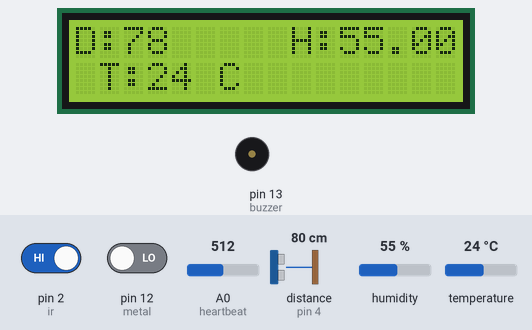
This sketch was run on a simulated Arduino Uno, built with avr-gcc and run on an emulated ATmega328P. Parts: 16×2 character LCD, buzzer (waves = sounding, pin HIGH). Wiring (inferred from the names in the program): ultrasonic range finder: trigger pin 3; echo pin 4. The test bench sets the inputs (shaded band); at power-on: distance to the obstacle (sensor on pin 4) 80 cm, temperature 24 °C, pin 2 (ir) HIGH, pin 12 (metal) LOW, A0 (heartbeat) = 512, humidity 55 %. The echo pulse lasts 58.3 µs per cm; random numbers use the default seed unless the sketch sets one; pins used as bus, display or sensor lines are not drawn; what the sketch prints to the serial monitor is not drawn.

Above: at 4.2 s.
4.3 s: distance to the obstacle (sensor on pin 4) set to 17 cm
At 8.0 s:
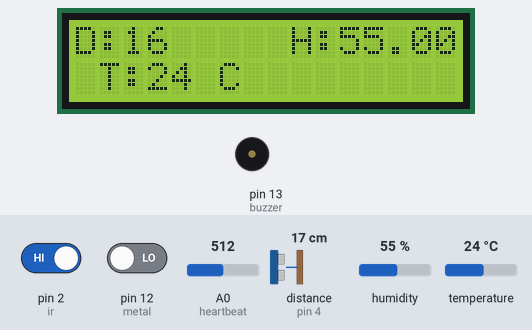
9.1 s: distance to the obstacle (sensor on pin 4) set to 13 cm
At 13.1 s:
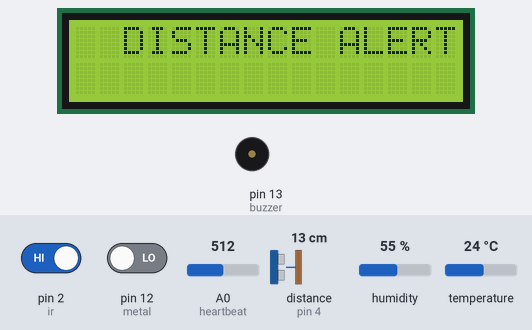
13.9 s: distance to the obstacle (sensor on pin 4) set to 18 cm
At 17.6 s:
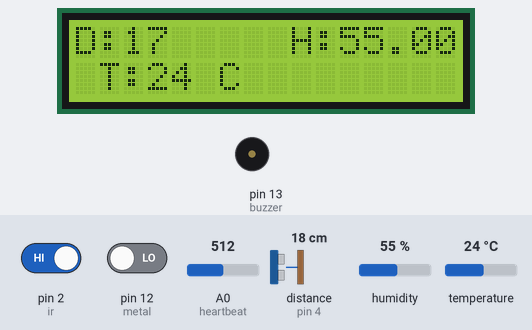
18.7 s: temperature set to 37 °C
At 21.8 s:
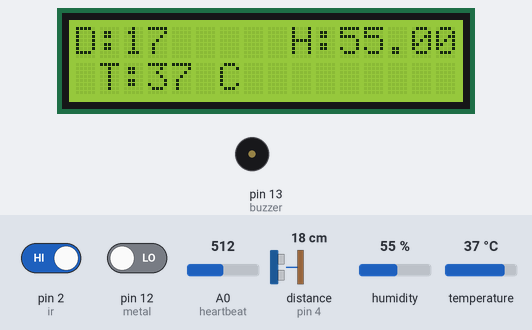
23.5 s: temperature set to 40 °C
At 26.9 s:
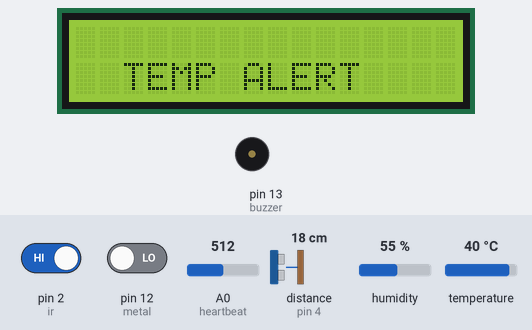
28.3 s: temperature set to 12 °C
At 30.2 s:
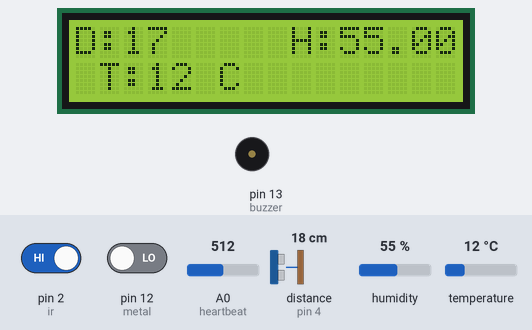
Timing chart, 0 to 31.7 s (numbered marks = the images above; inputs shaded):
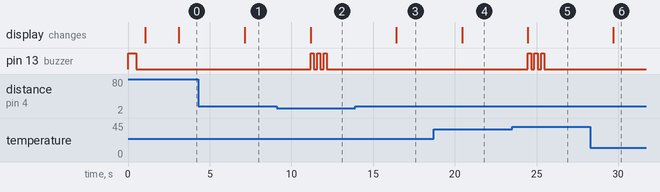

The sketch:

soldier.ino
```cpp
#include <dht.h>
#include <dht.h>  // Include library
#define temp_sensor A2  // Defines pin number to which the sensor is connected
#define heartbeat A0
dht DHT;      // Creates a DHT object

#include <SoftwareSerial.h>
SoftwareSerial mySerial(18, 19);
#include <LiquidCrystal.h>
const int rs = 6, en = 5, d4 = 7, d5 = 8, d6 = 9, d7 = 10;
LiquidCrystal lcd(rs, en, d4, d5, d6, d7);
int heartbeat1;
const int trigPin = 3;
const int echoPin = 4;
long duration;
int distance;
int motion =0;
void setup() {
   Serial.begin(115200);
   mySerial.begin(115200);
   pinMode(trigPin, OUTPUT);
   pinMode(echoPin, INPUT);
   pinMode(2,INPUT);//ir
   attachInterrupt(digitalPinToInterrupt(2), change, LOW);
   pinMode(12,INPUT);//metal
   pinMode(13,OUTPUT);//buzzer
   digitalWrite(13,HIGH);delay(500);
   digitalWrite(13,LOW);delay(500);

   lcd.begin(16, 2);
   lcd.setCursor(0, 0);
   lcd.print("Soldier Tracking");
   lcd.setCursor(1, 1);
   lcd.print("&Health System");
   delay(2000);
}

void loop() {

   digitalWrite(trigPin, LOW);
   delayMicroseconds(2);
   digitalWrite(trigPin, HIGH);
   delayMicroseconds(10);
   digitalWrite(trigPin, LOW);
   duration = pulseIn(echoPin, HIGH);
   distance = duration * 0.034 / 2;

  int readData = DHT.read11(temp_sensor);
  int temp = DHT.temperature;  // Read temperature
  float h = DHT.humidity;   // Read humidity
  int heartbeat = analogRead(heartbeat);
  int metal =digitalRead(12);
   //int motion =!digitalRead(2);

   lcd.clear();
   lcd.setCursor(0, 0);lcd.print("D:");lcd.setCursor(2, 0);lcd.print(distance);
   lcd.setCursor(9, 0);lcd.print("H:");lcd.setCursor(11, 0);lcd.print(h);
   lcd.setCursor(1, 1);lcd.print("T:");lcd.setCursor(3, 1);lcd.print(temp);lcd.setCursor(6, 1);lcd.print("C");


   if (distance < 15)
   {
    lcd.clear();
    lcd.setCursor(2, 0);lcd.print("DISTANCE ALERT");
    digitalWrite(13,HIGH);delay(200);digitalWrite(13,LOW);delay(200);
    digitalWrite(13,HIGH);delay(200);digitalWrite(13,LOW);delay(200);
    digitalWrite(13,HIGH);delay(200);digitalWrite(13,LOW);delay(200);
   }

   else if (motion == 1)
   {
    lcd.clear();
    lcd.setCursor(2, 0);lcd.print("MOTION ALERT");
    digitalWrite(13,HIGH);delay(200);digitalWrite(13,LOW);delay(200);
    digitalWrite(13,HIGH);delay(200);digitalWrite(13,LOW);delay(200);
    digitalWrite(13,HIGH);delay(200);digitalWrite(13,LOW);delay(200);
   }

   else if (temp > 38)
   {
    lcd.clear();
    lcd.setCursor(2, 1);lcd.print("TEMP ALERT");
    digitalWrite(13,HIGH);delay(200);digitalWrite(13,LOW);delay(200);
    digitalWrite(13,HIGH);delay(200);digitalWrite(13,LOW);delay(200);
    digitalWrite(13,HIGH);delay(200);digitalWrite(13,LOW);delay(200);
   }
    else if (metal==1)
   {
    lcd.clear();
    lcd.setCursor(2, 1);lcd.print("METAL ALERT");
    digitalWrite(13,HIGH);delay(200);digitalWrite(13,LOW);delay(200);
    digitalWrite(13,HIGH);delay(200);digitalWrite(13,LOW);delay(200);
    digitalWrite(13,HIGH);delay(200);digitalWrite(13,LOW);delay(200);
   }
    else if (heartbeat < 15)
   {
    heartbeat1 = random(72,82);
    lcd.clear();
    lcd.setCursor(3,0 );lcd.print("HEART BEAT");
    lcd.setCursor(8, 1);lcd.print(heartbeat1);
    digitalWrite(13,HIGH);delay(200);digitalWrite(13,LOW);delay(200);
    digitalWrite(13,HIGH);delay(200);digitalWrite(13,LOW);delay(200);
    digitalWrite(13,HIGH);delay(200);digitalWrite(13,LOW);delay(200);
   }
   //Serial.print(heartbeat);Serial.print(",");
   Serial.print(distance);Serial.print(",");
   Serial.print(h);Serial.print(",");
   Serial.print(temp);Serial.print(",");
   Serial.print(heartbeat1);Serial.println(",");

   mySerial.print(distance);mySerial.print(",");
   mySerial.print(metal);mySerial.print(",");
   mySerial.print(temp);mySerial.print(",");
   mySerial.print(heartbeat1);mySerial.print(",");
   mySerial.print(motion);mySerial.println(",");
  delay(4000);
  motion=0;
}
void change()
{
  motion =1;
}
```

Measured:
- the behaviour switches between 16 and 15 cm on distance to the obstacle (sensor on pin 4) (found by bisection; images 1 and 2)
- the behaviour switches between 38 and 39 °C on temperature (found by bisection; images 4 and 5)
- after the input at 4.3 s, the display: changes after 2.8 s (image 1)
- after the input at 9.1 s, pin 13 (buzzer): alternates HIGH for 0.20 s and LOW for 0.20 s, 6 changes in all, then stays LOW, starting after 2.1 s; the display: changes after 2.1 s (image 2)
- after the input at 13.9 s, the display: changes after 2.5 s (image 3)
- after the input at 18.7 s, the display: changes after 1.7 s (image 4)
- after the input at 23.5 s, pin 13 (buzzer): alternates HIGH for 0.20 s and LOW for 0.20 s, 6 changes in all, then stays LOW, starting after 0.97 s; the display: changes after 0.97 s (image 5)
- after the input at 28.3 s, the display: changes after 1.4 s (image 6)
